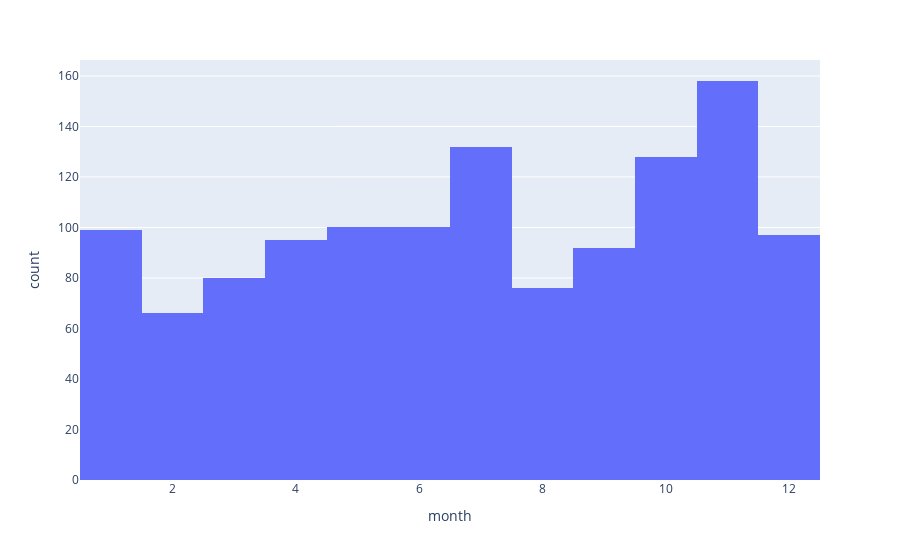

The code cell stored with this chart in its notebook:
### Code cell
fig = px.histogram(video_details, x="month")

fig.show()

### Figure 1 — Plotly figure (JSON) as saved in the notebook; plotly's stock layout.template omitted (floating-point values rounded to 4 significant figures; data arrays with more than 128 entries replaced by an {"elided": "..."} marker saying what was removed)
{"data": [{"alignmentgroup": "True", "bingroup": "x", "hovertemplate": "month=%{x}<br>count=%{y}<extra></extra>", "legendgroup": "", "marker": {"color": "#636efa", "pattern": {"shape": ""}}, "name": "", "offsetgroup": "", "orientation": "v", "showlegend": false, "type": "histogram", "x": {"elided": "1223 int values"}, "xaxis": "x", "yaxis": "y"}], "layout": {"barmode": "relative", "legend": {"tracegroupgap": 0}, "margin": {"t": 60}, "xaxis": {"anchor": "y", "domain": [0, 1], "title": {"text": "month"}}, "yaxis": {"anchor": "x", "domain": [0, 1], "title": {"text": "count"}}}}
